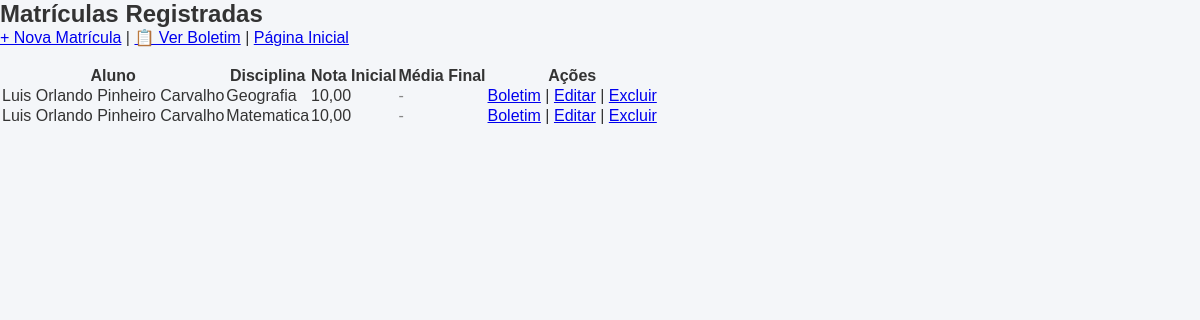
The app's page /alunos/listar.php with its own data.
### tables this page shows
CREATE TABLE `matriculas` (
  `aluno_id` int(11) NOT NULL,
  `disciplina_id` int(11) NOT NULL,
  `nota` decimal(4,2) DEFAULT NULL,
  `media` decimal(4,2) DEFAULT NULL
);

CREATE TABLE `alunos` (
  `id` int(11) NOT NULL,
  `nome` varchar(100) NOT NULL,
  `matricula` varchar(20) NOT NULL,
  `email` varchar(150) NOT NULL,
  `data_nascimento` date NOT NULL,
  `ativo` tinyint(1) DEFAULT 1,
  `criado_em` timestamp NOT NULL DEFAULT current_timestamp(),
  `foto` varchar(255) DEFAULT NULL
);

CREATE TABLE `disciplinas` (
  `id` int(11) NOT NULL,
  `nome` varchar(100) NOT NULL,
  `carga_horaria` int(11) NOT NULL
);

### alunos/listar.php (the view, shortened to what this page needs)
<?php
require_once "../config/conexao.php";
try {
    $sql = "
        SELECT
            m.aluno_id,
            m.disciplina_id,
            m.nota,
            m.media,
            a.nome AS nome_aluno,
            d.nome AS nome_disciplina
        FROM matriculas m
        INNER JOIN alunos a ON m.aluno_id = a.id
        INNER JOIN disciplinas d ON m.disciplina_id = d.id
        ORDER BY a.nome ASC, d.nome ASC
    ";
    $stmt = $pdo->query($sql);
    $matriculas = $stmt->fetchAll();
} catch (PDOException $e) {
    die("Erro ao consultar matrículas: " . $e->getMessage());
}
?>
<!DOCTYPE html>
<html lang="pt-BR">
<head>
    <link rel="stylesheet" href="../assets/css/style.css">
</head>
<body>
    <h2>Matrículas Registradas</h2>
    <div class="menu-acoes">
        <a href="cadastrar.php" class="botao">+ Nova Matrícula</a> |
        <a href="boletim.php" class="botao">📋 Ver Boletim</a> |
        <a href="../index.php">Página Inicial</a>
    </div>
    <br>
    <table>
        <thead>
            <tr>
                <th>Aluno</th>
                <th>Disciplina</th>
                <th>Nota Inicial</th>
                <th>Média Final</th>
                <th>Ações</th>
            </tr>
        </thead>
        <tbody>
            <?php if (count($matriculas) > 0): ?>
                <?php foreach ($matriculas as $m): ?>
                    <tr>
                        <td><?= htmlspecialchars($m['nome_aluno']) ?></td>
                        <td><?= htmlspecialchars($m['nome_disciplina']) ?></td>
                        <td><?= number_format($m['nota'], 2, ',', '.') ?></td>
                        <td>
                            <?= isset($m['media']) && $m['media'] !== null
                                ? number_format($m['media'], 2, ',', '.')
                                : '<span style="color: #888;">-</span>' ?>
                        </td>
                        <td>
                            <a href="boletim.php?aluno_id=<?= $m['aluno_id'] ?>">Boletim</a> |
                            <a href="editar.php?aluno_id=<?= $m['aluno_id'] ?>&disciplina_id=<?= $m['disciplina_id'] ?>">Editar</a> |
                            <a href="excluir.php?aluno_id=<?= $m['aluno_id'] ?>&disciplina_id=<?= $m['disciplina_id'] ?>"
                               onclick="return confirm('Tem certeza que deseja remover esta matrícula?');">
                               Excluir
                            </a>
                        </td>
                    </tr>
                <?php endforeach; ?>
            <?php else: ?>
                <tr>
                    <td colspan="5" style="text-align: center;">Nenhuma matrícula cadastrada no sistema.</td>
                </tr>
            <?php endif; ?>
        </tbody>
    </table>
</body>
</html>

### assets/css/style.css (style rules this page uses)
* { margin: 0; padding: 0; box-sizing: border-box; font-family: Arial, sans-serif; }
body { background-color: #f4f6f9; color: #333; }

### records on screen
matriculas: aluno.nome "Luis Orlando Pinheiro Carvalho", disciplina.nome "Geografia", nota "10,00"
matriculas: aluno.nome "Luis Orlando Pinheiro Carvalho", disciplina.nome "Matematica", nota "10,00"
